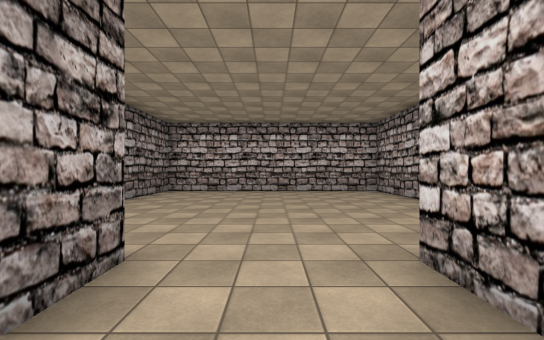
View 1 (above)

23 first-person views from a walk through a scene from a Unity 3-D project. The camera is 1.5 m above the floor, looks level and sees 90° across. The floor is counted in squares, 2 m on a side. Each view is taken from the middle of a square. On the plan, view 1 faces up. The plan holds only what a view shows up to about 10 squares ahead; the rest is blank. The place goes on beyond the plan. Some surface patterns are stand-ins.

View 2
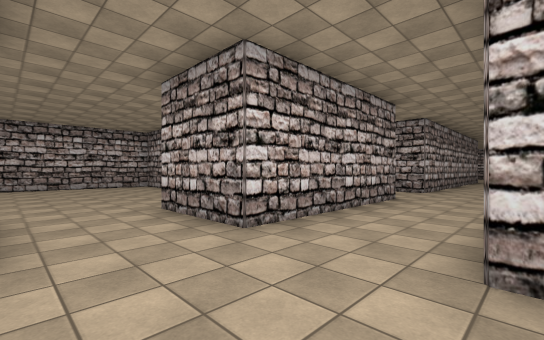

View 3
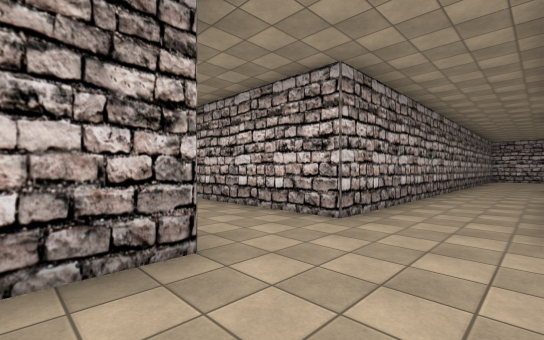

View 4
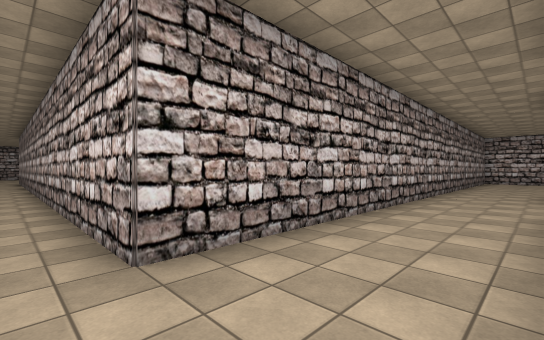

View 5
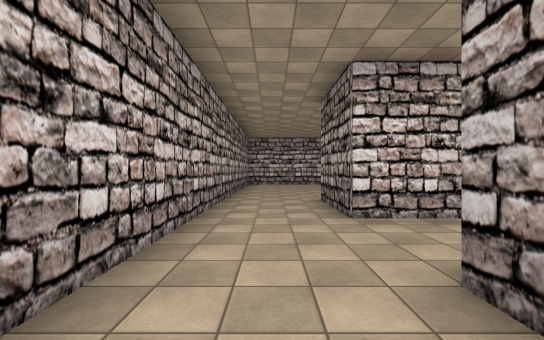

View 6
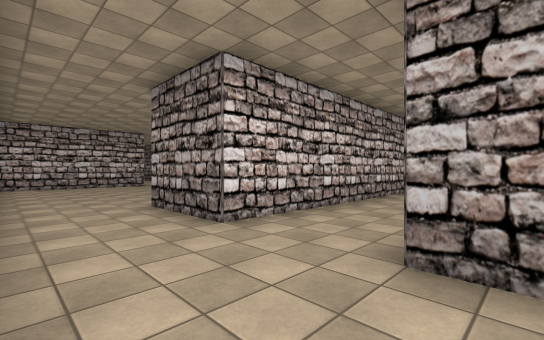

View 7
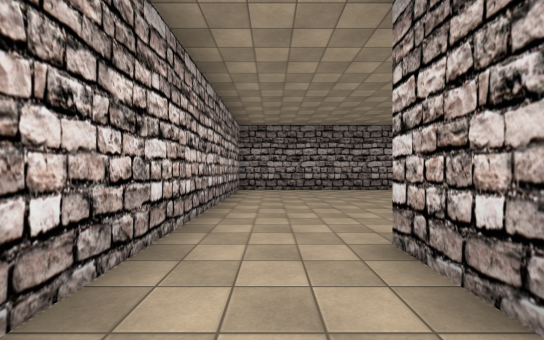

View 8
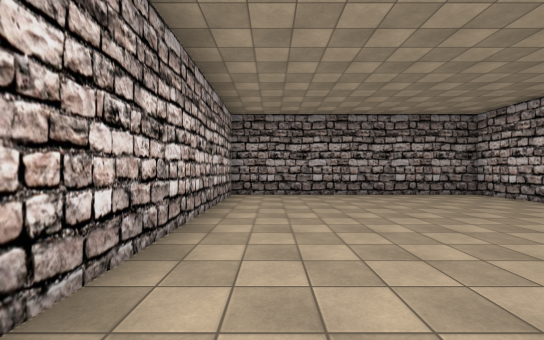

View 9
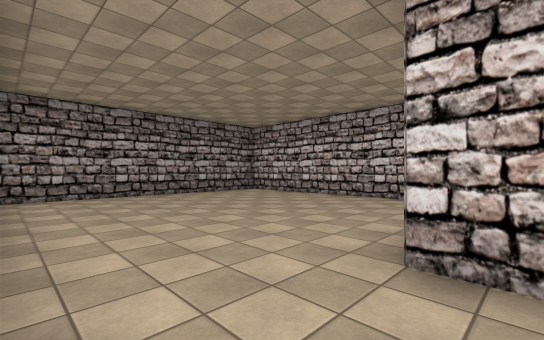

View 10
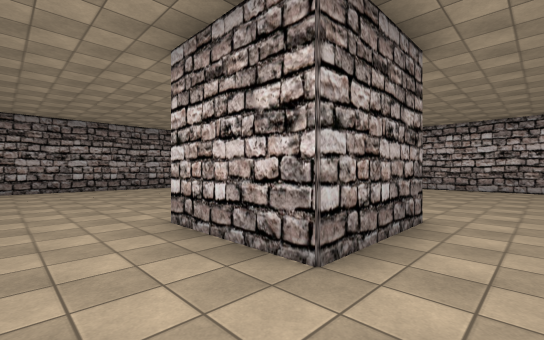

View 11
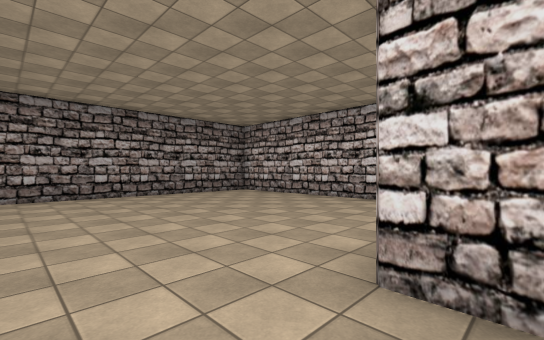

View 12
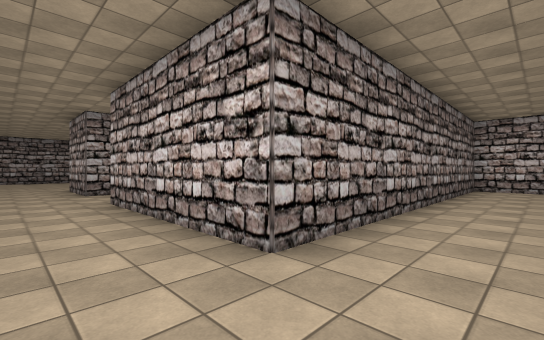

View 13
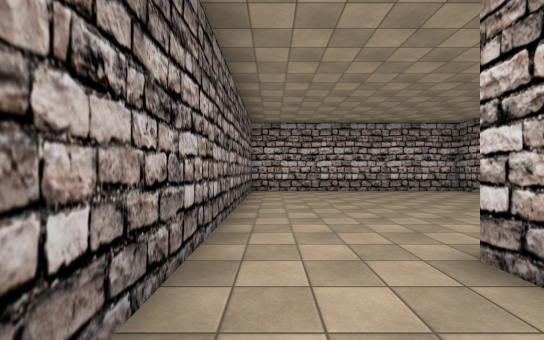

View 14
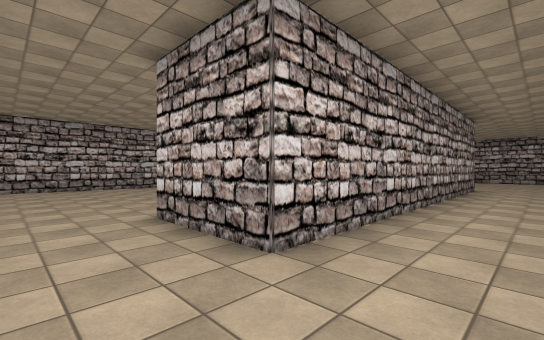

View 15
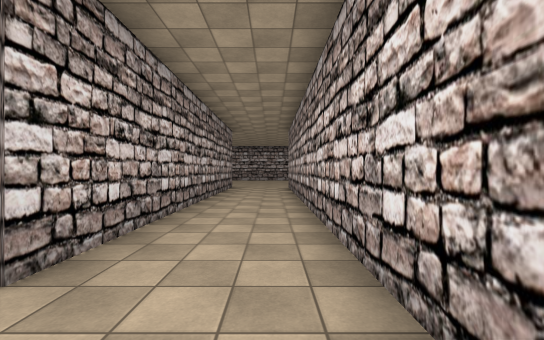

View 16
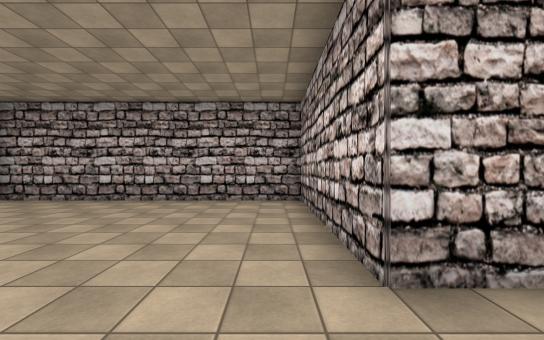

View 17
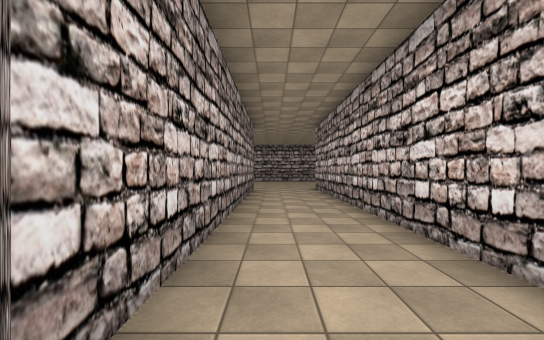

View 18
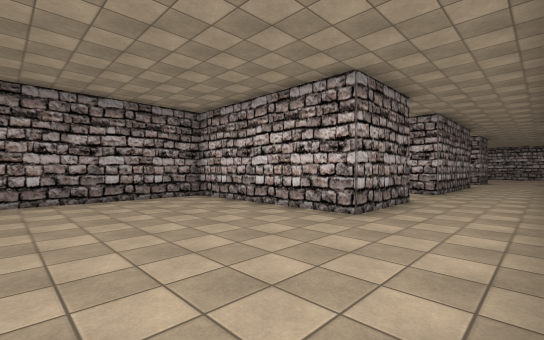

View 19
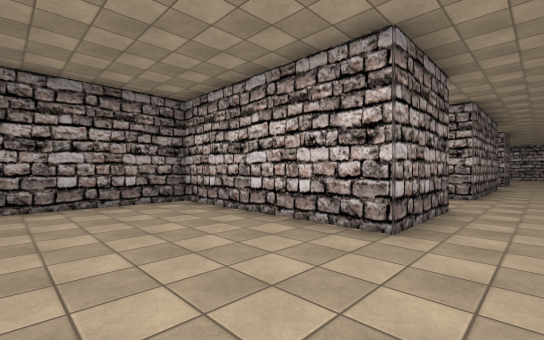

View 20
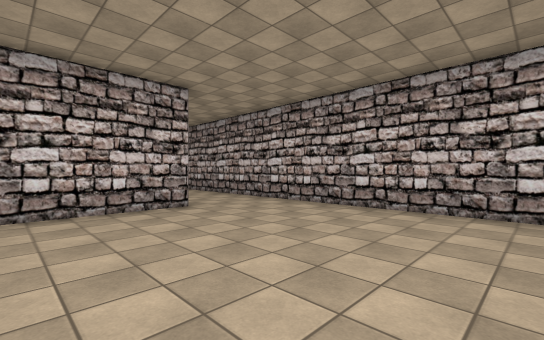

View 21
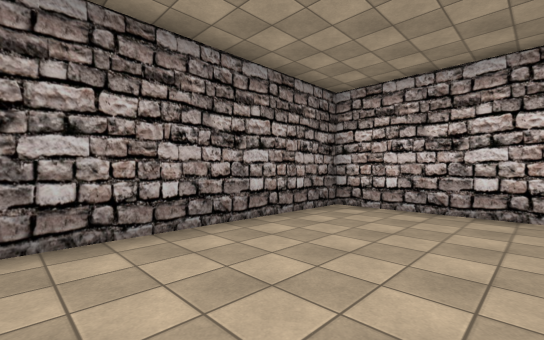

View 22
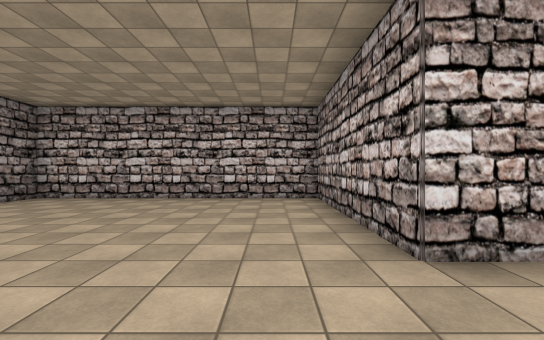

View 23
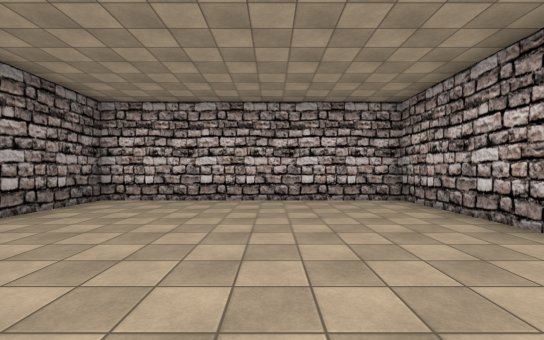

### Floor plan
Ten units are one square. View 1 is at (0, 0); x grows to the right and y downward. Boxes are objects, and circles mark ways between rooms. Rooms are numbered by the first view taken in them; rooms with no view inside come last. Other rooms are left out.
<svg viewBox="-117 -102 307 287">
<path fill="none" stroke="#000" d="M-12 32 -12 78 -38 78 -38 28 -112 28M-12 -22 -12 3 -39 3M-112 30 -112 102 -12 102 -12 128 -62 128 -62 180M63 -34 63 3 12 3 12 -23M37 -69 37 -97 -37 -97 -37 -69M12 180 12 27 180 27M185 3 87 3 87 -23M-38 -11 -38 -47 -112 -47 -112 30M87 -23 137 -23 137 -97 63 -97 63 -34"/>
<circle cx="-25" cy="15" r="3" fill="#2a7"/>
<circle cx="75" cy="-30" r="3" fill="#2a7"/>
<text x="-10" y="50">1</text>
<text x="-80" y="-10">2</text>
<text x="100" y="-60">3</text>
</svg>
Room 1 opens to room 2. Room 1 opens to room 3.

Where each view was taken, in squares from view 1:
view 1: 0 up, 0 right, facing up
view 2: 3 down, 1 left, facing up-right
view 3: 1 up, 1 left, facing down-right
view 4: 2 down, 1 left, facing down-right
view 5: 6 down, 0 right, facing down
view 6: 7 down, 1 right, facing down-left
view 7: 9 down, 1 left, facing left
view 8: 9 down, 3 left, facing left
view 9: 10 down, 3 left, facing up-left
view 10: 2 down, 0 right, facing up-left
view 11: 2 down, 3 left, facing up-left
view 12: 2 down, 8 right, facing up-left
view 13: 0 up, 7 right, facing up
view 14: 2 down, 7 right, facing up-right
view 15: 2 down, 7 right, facing right
view 16: 3 up, 7 right, facing right
view 17: 1 down, 8 right, facing right
view 18: 17 down, 1 right, facing up-left
view 19: 16 down, 0 right, facing up-left
view 20: 18 down, 4 left, facing up-right
view 21: 18 down, 3 left, facing up-left
view 22: 10 down, 5 left, facing up
view 23: 2 down, 7 left, facing up
